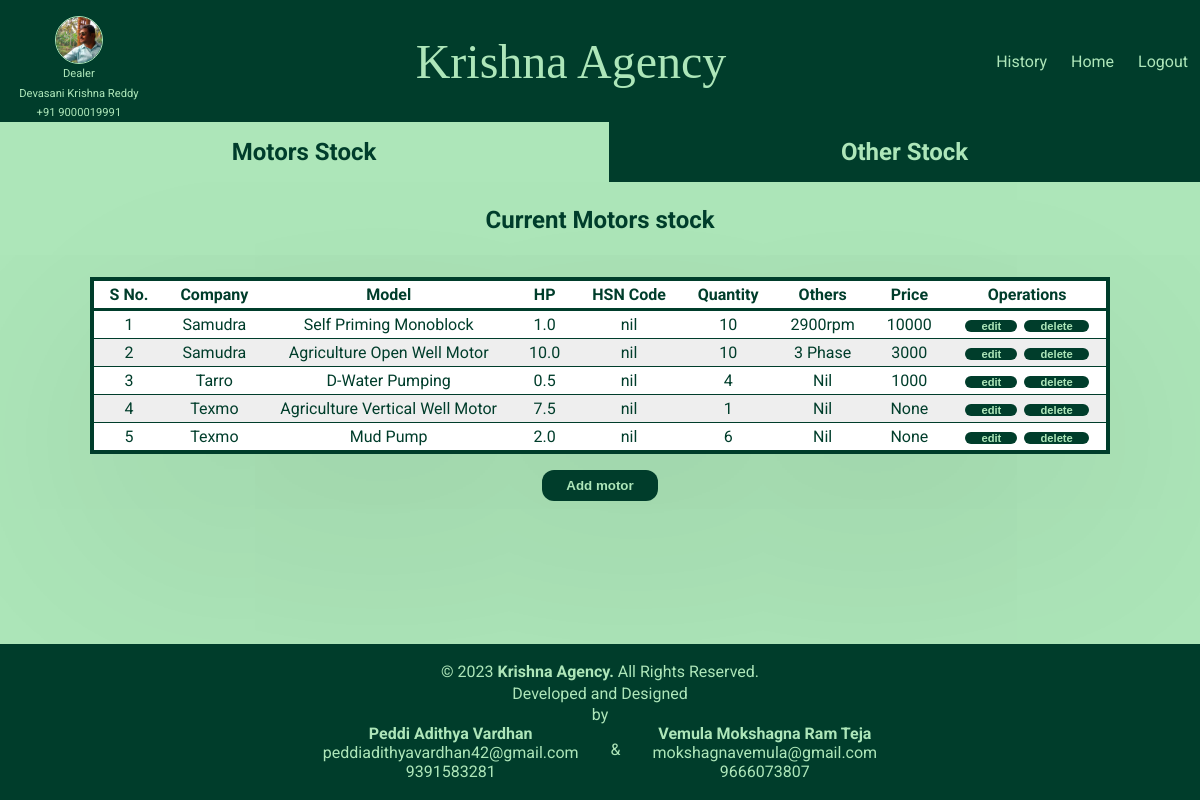
Page /stock_page/ (signed in) on the committed database.
### stock/models.py (models this page shows, shortened)
class motor_products(models.Model):
    company=models.CharField(max_length=50)
    model_name=models.CharField(max_length=100)
    hp=models.DecimalField(max_digits=3, decimal_places=1)
    others=models.CharField(max_length=100)
    quantity=models.IntegerField()
    hsncode=models.CharField(max_length=50)
    price=models.IntegerField(null=True)

### stock/views.py (the view)
# urls.py: path("stock_page/", views.stock_page, name='stockpage'),
@login_required(login_url='loginpage')
def stock_page(request):
    present_stock=motor_products.objects.all().order_by("company")
    other_stock=other_products.objects.all().order_by("item_name")
    return render(request, "stock/stock.html",{
        "present_stock":present_stock,
        "other_stock":other_stock
    })

### stock/templates/stock/stock.html (shortened to what this page needs)
{% extends 'stock_base.html' %}
{% load static %}
{% block page_css %}
    <link rel="stylesheet" href="{% static "stock/stock.css" %}">
{% endblock page_css %}
{% block page_body %}
<main>
    <div class="options">
        <div class="op current" id="op1"><span class="unline">Motors Stock</span></div>
        <div class="op" id="op2"><span class="unline">Other Stock</span></div>
    </div>
    <form>
        <div id="motors">
            <h3>Current Motors stock</h3>
            <br>
            <table>
                <thead>
                    <tr>
                        <th>S No. </th>
                        <th>Company</th>
                        <th>Model</th>
                        <th>HP</th>
                        <th>HSN Code</th>
                        <th>Quantity</th>
                        <th>Others</th>
                        <th>Price</th>
                        <th>Operations</th>
                    </tr>
                </thead>
                <tbody>
                    {% for fields in present_stock %}
                    <tr>
                        <td>{{ forloop.counter }}</td>
                        <td>{{fields.company | title}}</td>
                        <td>{{fields.model_name | title}}</td>
                        <td>{{fields.hp}}</td>
                        <td>{{fields.hsncode}}</td>
                        <td>{{fields.quantity}}</td>
                        <td>{{fields.others | title }}</td>
                        <td>{{fields.price}}</td>
                        <td><button class="operations"><a href={% url 'editmotor' fields.id %}>edit</a></button>
                            <button class="operations"><a href={% url 'delete-motor' fields.id %}>delete</a></button>
                        </td>
                    </tr>
                    {% endfor %}
                </tbody>
            </table>
            <button class="abut">
                <a href={% url 'motorsentrypage' %}>
                    Add motor
            </button>
        </div>
    </form>
</main>
{% endblock page_body %}

### static/style.css (style rules this page uses)
* { box-sizing: border-box; }
body { margin: 0; background-color: #ade6b9; font-family: 'Roboto', sans-serif; display: flex; flex-direction: column; min-height: 100vh; }
main { flex-grow: 1; }

### stock/static/stock/includes/header.css (style rules this page uses)
a { text-decoration: none; color: #ade6b9; }

### stock/static/stock/stock.css (style rules this page uses)
body { margin: 0; color: #003d2b; }
.options { display: flex; width: 100%; cursor: pointer; position: relative; top: 0; user-select: none; }
#op2 { border-left: 1px solid #ade6b9; }
.op { flex-grow: 1; text-align: center; padding: 1rem; font-weight: bold; font-size: 1.5rem; background-color: #003d2b; color: #ade6b9; transition: .4s; }
.unline { transition: .4s; }
h3 { text-align: center; font-size: 1.5rem; user-select: none; }
table { margin: auto; border: 0.3rem solid #003d2b; box-shadow: 0px 72px 500px rgba(0, 0, 0, 0.12); border-collapse: collapse; border-radius: 10px; background-color: #ffffff; }
th, td { padding: 0.25rem 1rem; text-align: center; border-bottom: 1px solid #003d2b; margin: 0; }
tr:nth-child(2n) { background-color: #eeeeee; }
th { border-bottom: 0.2rem solid #003d2b; }
tr:last-child>td { border-bottom: none; }
#others, #motors { transition: 1s; }
button { display: block; margin: 1rem auto; padding: .5rem 1.5rem; background-color: #003d2b; cursor: pointer; border: none; border-radius: 12px; user-select: none; transition: .4s; }
.abut { padding: 0; }
.abut>a { display: block; padding: .5rem 1.5rem; font-weight: bolder; color: #ade6b9; text-decoration: none; }
button>a { font-weight: bolder; color: #ade6b9; text-decoration: none; }
.current { color: #003d2b; background-color: #ade6b9; }
button.operations { display: inline; color: #ade6b9; width: fit-content; font-size: .7rem; margin: .1rem; padding: 0; }
.operations>a { padding: .2rem 1rem; }

### rows in the picture
motor_products: company "Samudra", model_name "Self Priming Monoblock", hp "1.0", hsncode "nil", quantity "10", others "2900rpm", price "10000"
motor_products: company "Samudra", model_name "Agriculture Open Well Motor", hp "10.0", hsncode "nil", quantity "10", others "3 Phase", price "3000"
motor_products: company "Tarro", model_name "D-Water Pumping", hp "0.5", hsncode "nil", quantity "4", others "Nil", price "1000"
motor_products: company "Texmo", model_name "Agriculture Vertical Well Motor", hp "7.5", hsncode "nil", quantity "1", others "Nil", price "None"
motor_products: company "Texmo", model_name "Mud Pump", hp "2.0", hsncode "nil", quantity "6", others "Nil", price "None"
